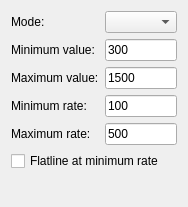
<?xml version="1.0" encoding="UTF-8"?>
<ui version="4.0">
 <class>RateForm</class>
 <widget class="QWidget" name="RateForm">
  <property name="geometry">
   <rect>
    <x>0</x>
    <y>0</y>
    <width>150</width>
    <height>207</height>
   </rect>
  </property>
  <property name="windowTitle">
   <string>Form</string>
  </property>
  <layout class="QVBoxLayout" name="verticalLayout">
   <item>
    <layout class="QGridLayout" name="gridLayout">
     <item row="0" column="0">
      <widget class="QLabel" name="label">
       <property name="text">
        <string>Mode:</string>
       </property>
      </widget>
     </item>
     <item row="0" column="1">
      <widget class="QComboBox" name="modeComboBox"/>
     </item>
     <item row="1" column="0">
      <widget class="QLabel" name="label_2">
       <property name="text">
        <string>Minimum value:</string>
       </property>
      </widget>
     </item>
     <item row="1" column="1">
      <widget class="QLineEdit" name="minimumValueEdit">
       <property name="inputMethodHints">
        <set>Qt::ImhDigitsOnly</set>
       </property>
       <property name="text">
        <string>300</string>
       </property>
      </widget>
     </item>
     <item row="2" column="0">
      <widget class="QLabel" name="label_3">
       <property name="text">
        <string>Maximum value:</string>
       </property>
      </widget>
     </item>
     <item row="2" column="1">
      <widget class="QLineEdit" name="maximumValueEdit">
       <property name="inputMethodHints">
        <set>Qt::ImhDigitsOnly</set>
       </property>
       <property name="text">
        <string>1500</string>
       </property>
      </widget>
     </item>
     <item row="3" column="0">
      <widget class="QLabel" name="label_7">
       <property name="text">
        <string>Minimum rate:</string>
       </property>
      </widget>
     </item>
     <item row="3" column="1">
      <widget class="QLineEdit" name="minimumEdit">
       <property name="inputMethodHints">
        <set>Qt::ImhDigitsOnly</set>
       </property>
       <property name="text">
        <string>100</string>
       </property>
      </widget>
     </item>
     <item row="4" column="0">
      <widget class="QLabel" name="label_6">
       <property name="text">
        <string>Maximum rate:</string>
       </property>
      </widget>
     </item>
     <item row="4" column="1">
      <widget class="QLineEdit" name="maximumEdit">
       <property name="inputMethodHints">
        <set>Qt::ImhDigitsOnly</set>
       </property>
       <property name="text">
        <string>500</string>
       </property>
      </widget>
     </item>
    </layout>
   </item>
   <item>
    <widget class="QCheckBox" name="flatlineCheckBox">
     <property name="text">
      <string>Flatline at minimum rate</string>
     </property>
    </widget>
   </item>
   <item>
    <spacer name="verticalSpacer">
     <property name="orientation">
      <enum>Qt::Vertical</enum>
     </property>
     <property name="sizeHint" stdset="0">
      <size>
       <width>20</width>
       <height>40</height>
      </size>
     </property>
    </spacer>
   </item>
  </layout>
 </widget>
 <resources/>
 <connections/>
</ui>
